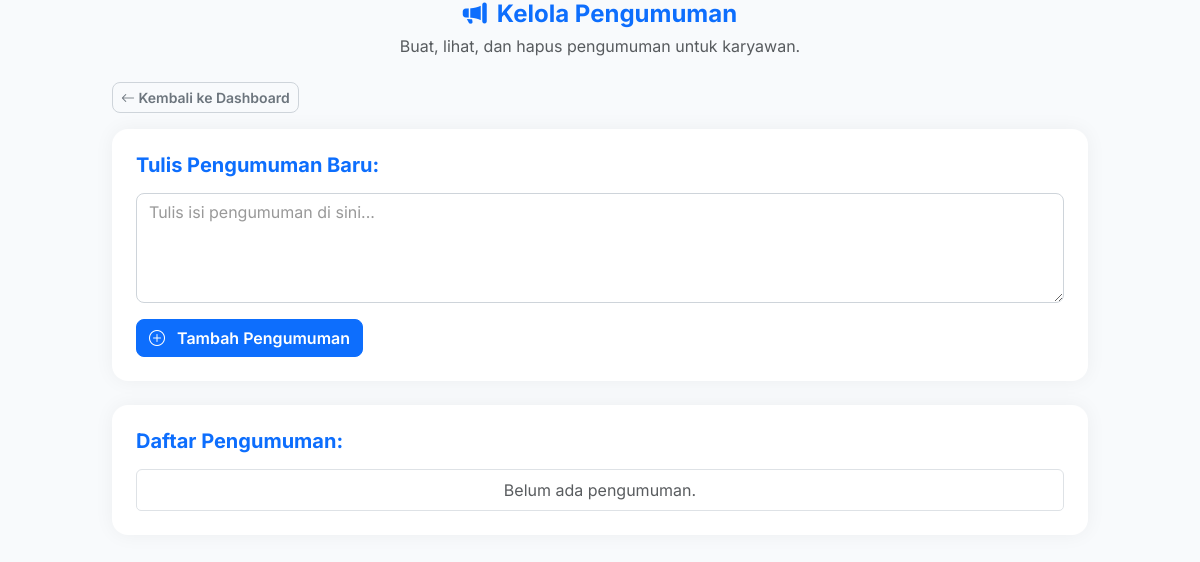
Page /admin/kelola_pengumuman.php (signed in) on the earlier database version.
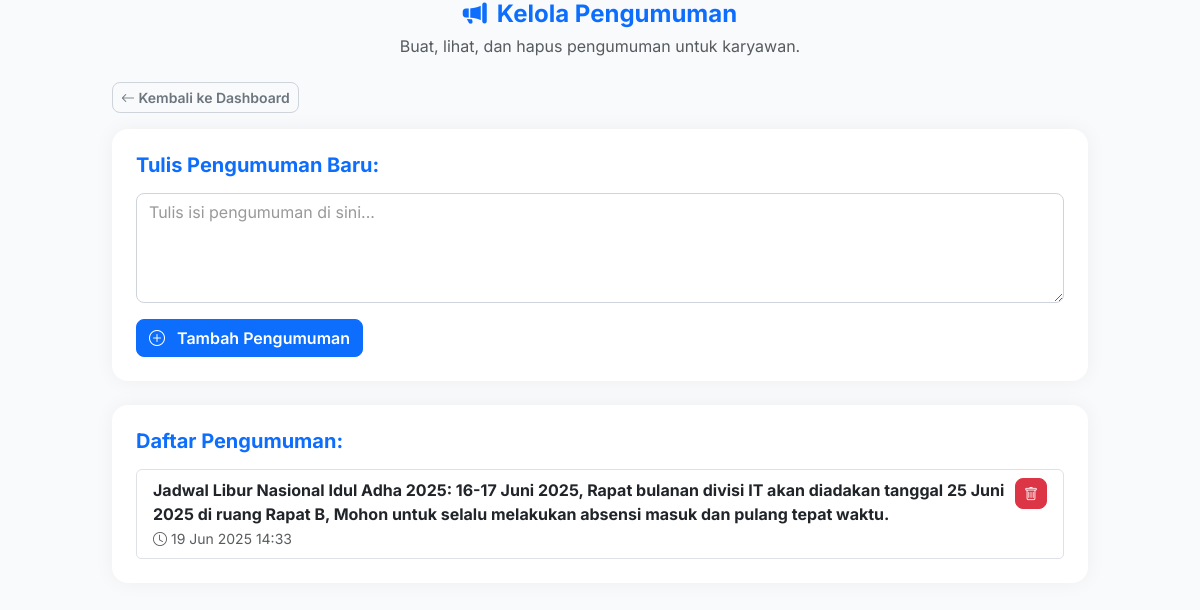
Same page on the later database version.
### tables this page shows
CREATE TABLE `pengumuman` (
  `id` int NOT NULL,
  `isi` text NOT NULL,
  `tanggal` timestamp NULL DEFAULT CURRENT_TIMESTAMP
);

### admin/kelola_pengumuman.php (the view, shortened to what this page needs)
<?php
require '../includes/config.php';
$pengumuman = [];
$result = $conn->query("SELECT * FROM pengumuman ORDER BY tanggal DESC");
if ($result && $result->num_rows > 0) {
    while ($row = $result->fetch_assoc()) {
        $pengumuman[] = $row;
    }
}
?>
<!DOCTYPE html>
<html lang="id">
<head>
    <link href="https://cdn.jsdelivr.net/npm/bootstrap@5.3.0/dist/css/bootstrap.min.css" rel="stylesheet">
    <link href="https://cdn.jsdelivr.net/npm/bootstrap-icons@1.10.5/font/bootstrap-icons.css" rel="stylesheet">
    <link href="../assets/style.css" rel="stylesheet"> </head>
<body>
<div class="container">
    <div class="mb-4 page-header">
        <h4 class="text-primary"><i class="bi bi-megaphone-fill"></i> Kelola Pengumuman</h4>
        <p class="text-muted">Buat, lihat, dan hapus pengumuman untuk karyawan.</p>
    </div>
    <div class="mb-3">
        <a href="dashboard.php" class="btn btn-outline-secondary btn-sm">
            <i class="bi bi-arrow-left"></i> Kembali ke Dashboard
        </a>
    </div>
    <div class="card mb-4 p-4">
        <h5 class="card-title mb-3">Tulis Pengumuman Baru:</h5>
        <form method="post">
            <div class="mb-3">
                <textarea class="form-control" id="isi_pengumuman" name="isi_pengumuman" rows="4" placeholder="Tulis isi pengumuman di sini..." required></textarea>
            </div>
            <button type="submit" class="btn btn-primary"><i class="bi bi-plus-circle me-2"></i> Tambah Pengumuman</button>
        </form>
    </div>
    <div class="card p-4">
        <h5 class="card-title mb-3">Daftar Pengumuman:</h5>
        <ul class="list-group">
            <?php if (empty($pengumuman)): ?>
                <li class="list-group-item text-center text-muted">Belum ada pengumuman.</li>
            <?php else: ?>
                <?php foreach ($pengumuman as $p): ?>
                    <li class="list-group-item d-flex justify-content-between align-items-start">
                        <div>
                            <strong><?= htmlspecialchars($p['isi']) ?></strong><br>
                            <small class="text-muted"><i class="bi bi-clock"></i> <?= date('d M Y H:i', strtotime($p['tanggal'])) ?></small>
                        </div>
                        <a href="?hapus=<?= $p['id'] ?>" class="btn btn-sm btn-danger" onclick="return confirm('Yakin ingin menghapus pengumuman ini?')" title="Hapus Pengumuman">
                            <i class="bi bi-trash"></i>
                        </a>
                    </li>
                <?php endforeach; ?>
            <?php endif; ?>
        </ul>
    </div>
</div>
</body>
</html>

Differences in the rows shown:
added pengumuman: isi "Jadwal Libur Nasional Idul Adha 2025: 16-17 Juni 2025, Rapat bulanan divisi IT akan diadakan tanggal 25 Juni 2025 di ruang Rapat B, Mohon untuk selalu melakukan absensi masuk dan pulang tepat waktu.", tanggal "19 Jun 2025 14:33"
Other differences:
text no longer shown: "Belum ada pengumuman."
